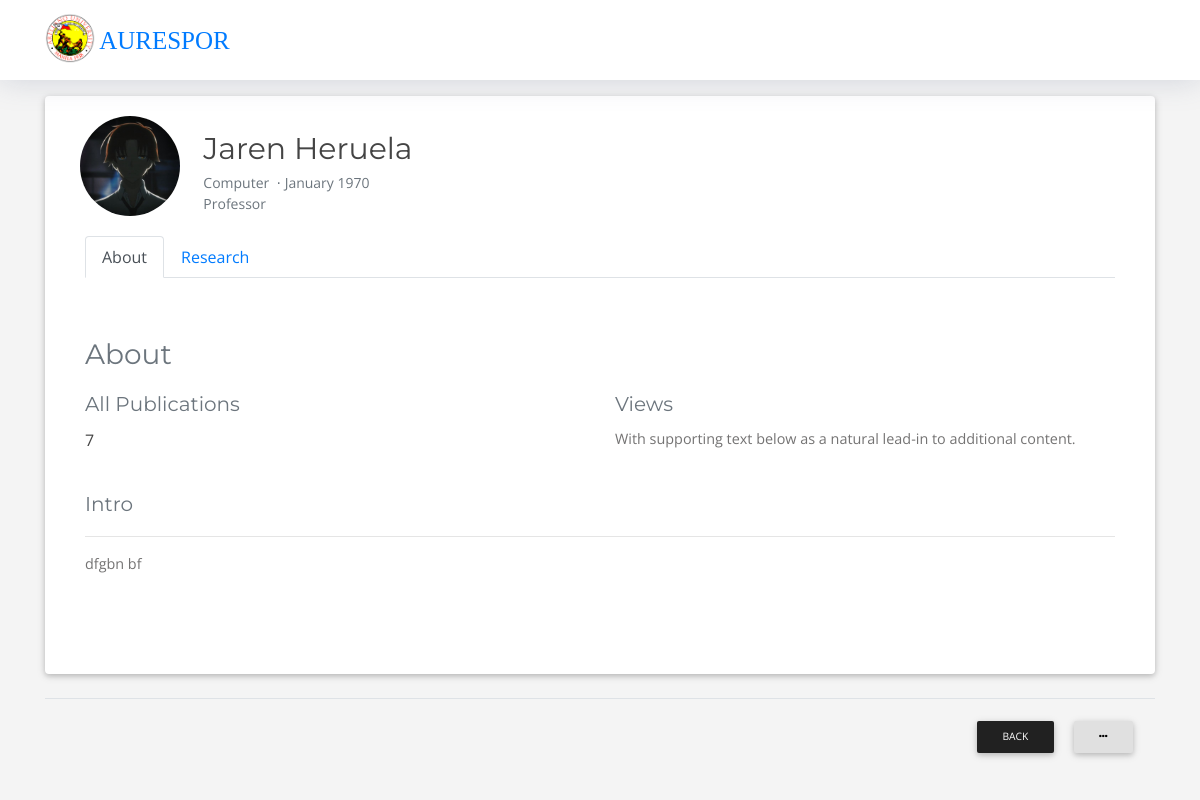
Screenshot of /admin/author/api/action.php?id=1 (signed in) with the database file from the repository.
### tables this page shows
CREATE TABLE `tblauthor` (
  `id` int(11) NOT NULL,
  `name` varchar(100) NOT NULL,
  `email` varchar(100) NOT NULL,
  `profession` varchar(100) NOT NULL,
  `description` longtext NOT NULL,
  `fstudy` varchar(100) NOT NULL,
  `created` varchar(100) NOT NULL
);

### admin/author/functions/DB.func.php (called while the page is built, shortened)
<?php
function get_author($connect){
	$sql = "SELECT * FROM tblauthor";
	$result = $connect->query($sql);
		return $result;
}
function get_authors($connect,$id){
	$sql = "SELECT * FROM tblauthor WHERE id='$id'";
	$result = $connect->query($sql);
	if ($result->num_rows > 0) {
		return $result->fetch_assoc();
	} else {
		return "0";
	}
}
?>

### admin/author/api/action.php (the view, shortened to what this page needs)
<?php
include_once "../inc/header_1.php";
?>
<?php
if (!empty($_GET['id'])) {
	$data = get_authors($connect,$_GET['id']);
	?>
	<div class="container" >
        <div class="card">
         <div class="card-body">
	 		<div class="container" ">
			 	<div class="text-left">
              		<div class="row">
						<div class="col-2">
						<img src="/CustomLandingPage/admin/profile/uploads/ayanokoji.jpg" class="rounded-circle w-cover" alt="..." width="100"   >
						</div>
						<div style="position:relative;right:40px;top:15px;font-weight:800px;">
							<h4 style="margin-bottom:5px;font-size:30px;">
							<?php echo $data['name']?></h4>
							<p class="text-muted"><?php  echo $data['fstudy'];?> &nbsp;&#x22C5;&nbsp;<?php echo  date("F Y",strtotime($data['created']));?></p>
							<p class="text-muted"><?php  echo $data['profession'];?></p>
						</div>
                	</div>
            	</div>
        	 </div>
			 <div class="card-body " >
					<ul class="nav nav-tabs" id="myTab" role="tablist">
						<li class="nav-item" role="presentation">
							<a class="nav-link active" id="about-tab" data-toggle="tab" href="#about" role="tab" aria-controls="about" aria-selected="true">About</a>
						</li>
						<li class="nav-item" role="presentation">
							<a class="nav-link" id="research-tab" data-toggle="tab" href="#research" role="tab" aria-controls="research" aria-selected="false">Research</a>
						</li>
					</ul>
						<div class="tab-content " id="myTabContent">
								<div class="tab-pane fade show active  " id="about" role="tabpanel" aria-labelledby="about-tab" >
									<h3 class="text-muted">About</h3>
											<div class="row">
												<div class="col-sm-6">
													<h5 class="card-title text-muted">All Publications</h5>
													<?php echo get_author($connect)->num_rows;?>
												</div>
												<div class="col-sm-6">
													<h5 class="card-title text-muted">Views</h5>
													<p class="card-text">With supporting text below as a natural lead-in to additional content.</p>
												</div>
											</div>
									<div class="card-body"></div>
									<div class="row">
										<div class="col-sm">
													<h5 class="text-muted">Intro</h5>
													<hr>
														<p class="card-text"><?php echo $data['description'];?></p>
												</div>
									</div>
									</div>
							</div>
          		</div>
		</div>
    </div>
 </div>
	<br<br><br>
	<div class="container">
			<div class="modal-footer">
				<a href="../author.php"><button class="btn btn-dark btn-sm">Back</button></a>
					<div class="dropdown">
						<button class="btn btn-light btn-sm" type="button" id="option" data-toggle="dropdown" aria-haspopup="true" aria-expanded="false">
							<i class="fa fa-ellipsis-h"></i>
						</button>
					</div>
			</div>
		</div>
<?php } ?>

### resource/css/style.css (style rules this page uses)
body { background: #fff; color: #444; font-family: "Open Sans", sans-serif; }
a { color: #007bff; transition: 0.5s; }
p { padding: 0; margin: 0 0 30px 0; }
h1, h2, h3, h4, h5, h6 { font-family: "Montserrat", sans-serif; font-weight: 400; margin: 0 0 20px 0; padding: 0; }
#about { background: #fff; padding: 60px 0; }

### admin/author/api/action.php (style rules this page uses)
body { background-color:#f4f4f4; }
h4,p { margin: 0;padding:0; }
p { font-weight:600px;font-size:14px; }

### rows the page displays
tblauthor: name "Jaren Heruela", fstudy "Computer", created "January 1970", profession "Professor", description "dfgbn bf"

### other values shown
get_author($connect)->num_rows "7"
